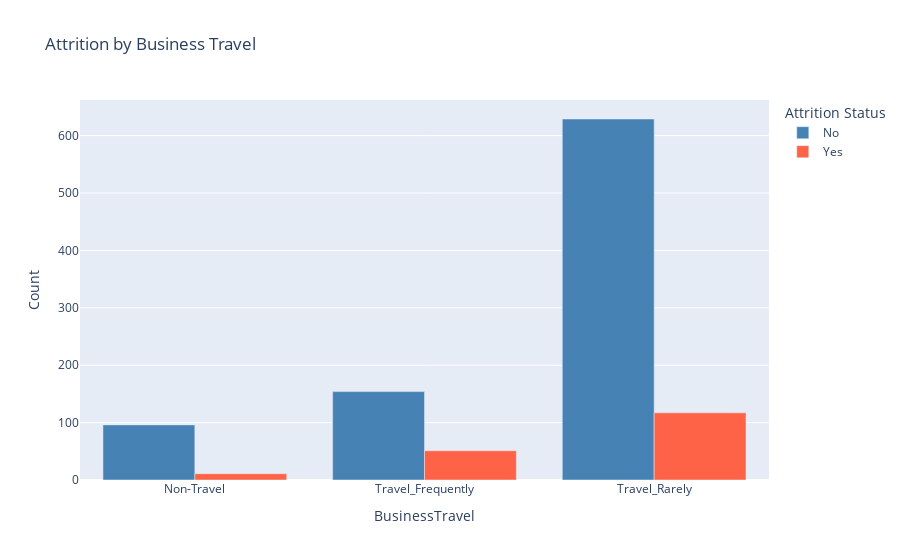

Write notebook code for a chart like this one.
### Markdown cell above
Hasil dari bar chart diatas untuk karyawan yang keluar berdasarkan gender paling banyak adalah laki-laki sebesar 108.

### Code cell
# Menghitung jumlah 'Attrition' berdasarkan 'BusinessTravel'
attrition_business_travel = data.groupby(['BusinessTravel', 'Attrition']).size().reset_index(name='Count')

# Membuat grafik batang interaktif menggunakan Plotly
fig = px.bar(attrition_business_travel, 
             x='BusinessTravel', 
             y='Count', 
             color='Attrition', 
             barmode='group', 
             color_discrete_map={'Yes': '#FF6347', 'No': '#4682B4'}, 
             labels={'Attrition': 'Attrition Status', 'Count': 'Count'},
             title="Attrition by Business Travel")

# Menampilkan grafik
fig.show()

### Figure 1 — Plotly figure (JSON) as saved in the notebook; plotly's stock layout.template omitted (floating-point values rounded to 4 significant figures)
{"data": [{"alignmentgroup": "True", "hovertemplate": "Attrition Status=No<br>BusinessTravel=%{x}<br>Count=%{y}<extra></extra>", "legendgroup": "No", "marker": {"color": "#4682B4", "pattern": {"shape": ""}}, "name": "No", "offsetgroup": "No", "orientation": "v", "showlegend": true, "textposition": "auto", "type": "bar", "x": ["Non-Travel", "Travel_Frequently", "Travel_Rarely"], "xaxis": "x", "y": [96, 154, 629], "yaxis": "y"}, {"alignmentgroup": "True", "hovertemplate": "Attrition Status=Yes<br>BusinessTravel=%{x}<br>Count=%{y}<extra></extra>", "legendgroup": "Yes", "marker": {"color": "#FF6347", "pattern": {"shape": ""}}, "name": "Yes", "offsetgroup": "Yes", "orientation": "v", "showlegend": true, "textposition": "auto", "type": "bar", "x": ["Non-Travel", "Travel_Frequently", "Travel_Rarely"], "xaxis": "x", "y": [11, 51, 117], "yaxis": "y"}], "layout": {"barmode": "group", "legend": {"title": {"text": "Attrition Status"}, "tracegroupgap": 0}, "title": {"text": "Attrition by Business Travel"}, "xaxis": {"anchor": "y", "domain": [0, 1], "title": {"text": "BusinessTravel"}}, "yaxis": {"anchor": "x", "domain": [0, 1], "title": {"text": "Count"}}}}
